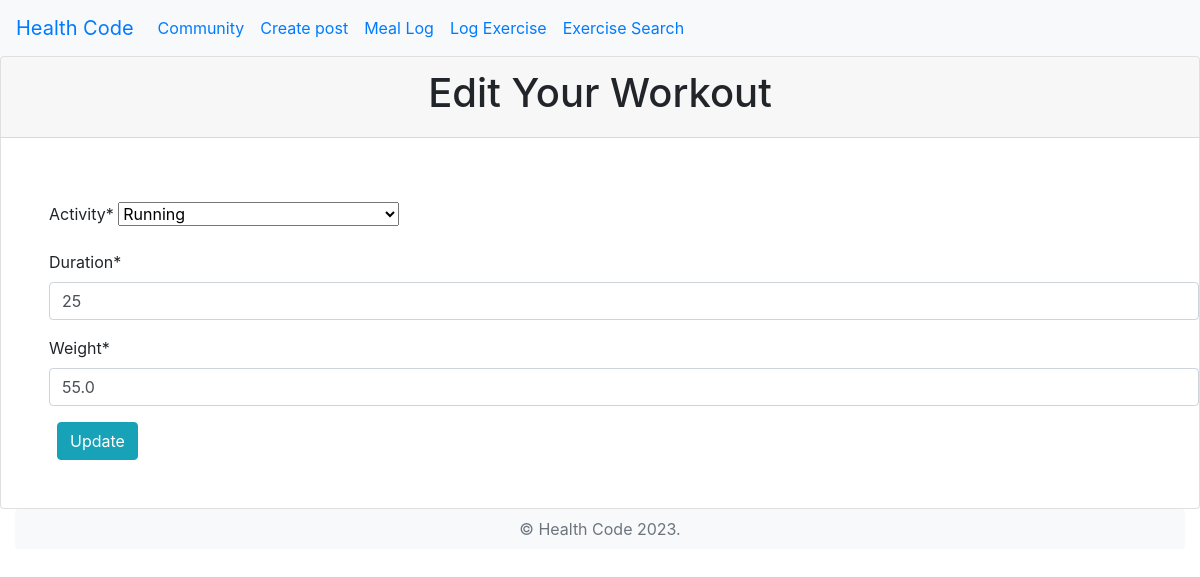
The page /calorieTracker/25/exercise_edit/ (signed in) on the database its author committed.
### calorieTracker/models.py (models this page shows, shortened)
class Exercise(models.Model):
    Activities = (
        ('running', 'Running'),
        ('jogging', 'Jogging'),
        ('walking', 'Walking'),
        ('skipping', 'Skipping'),
        ('skiing', 'Skiing'),
        ('cycling', 'Cycling'),
        ('dance', 'Dance'),
        ('squats', 'Squats'),
        ('pushups', 'Pushups'),
        ('sit ups', 'Sit ups'),
        ('pull ups', 'Pull ups'),
        ('hiking', 'Hiking'),
        ('lunges', 'Lunges'),
        ('crunches', 'Crunches'),
        ('basketball', 'Basketball'),
        ('Volleyball', 'Volleyball'),
        ('Football', 'Football'),
        ('circuit training', 'Circuit training'),
        ('tennis', 'Tennis'),
        ('boxing', 'Boxing'),
        ('Weight lifting (moderate effort)', 'Weight lifting (moderate effort)'),
        ('Weight lifting (vigorous effort)', 'Weight lifting (vigorous effort)'),
        ('Elliptical trainer (moderate effort)', 'Elliptical trainer (moderate effort)'),
        ('Elliptical trainer (vigorous effort)', 'Elliptical trainer (vigorous effort)'),
        ('Rowing machine (moderate effort)', 'Rowing machine (moderate effort)'),
        ('Rowing machine (vigorous effort)', 'Rowing machine (vigorous effort)'),
        ('Stair climbing (moderate effort)', 'Stair climbing (moderate effort)'),
        ('Stair climbing (vigorous effort)', 'Stair climbing (vigorous effort)'),
        ('Skipping (moderate effort)', 'Skipping (moderate effort)'),
        ('Skipping (vigorous effort)', 'Skipping (vigorous effort)'),
        ('Swimming (moderate effort)', 'Swimming (moderate effort)'),
        ('Rock climbing (moderate effort)', 'Rock climbing (moderate effort)'),
        ('Martial arts (e.g. karate, judo)', 'Martial arts (e.g. karate, judo)'),
        ('Aerobics (low impact)', 'Aerobics (low impact)'),
        ('Aerobics (high impact)', 'Aerobics (high impact)'),
        ('pilates', 'Pilates'),
        ('Pilates (advanced)', 'Pilates (advanced)'),
        ('yoga', 'Yoga'),
        ('Yoga (advanced)', 'Yoga (advanced)'),
        ('Tai chi', 'Tai chi'),
    )
    user = models.ForeignKey(CustomUser, on_delete=models.CASCADE, null=True)
    duration = models.IntegerField()
    weight = models.FloatField(default=0)
    date = models.DateTimeField(auto_now_add=True)
    calories_burned = models.DecimalField(max_digits=6, decimal_places=2, null=True, blank=True)
    activity = models.CharField(choices=Activities, max_length=100)
    MET_VALUES = {
        'running': 8.0,
        'jogging': 7.0,
        'walking': 3.5,
        'skipping': 12.3,
        'skiing': 7.0,
        'cycling': 6.0,
        'skiing': 7.0,
        'dance': 6.0,
        'squats': 3.5,
        'pushups': 8.0,
        'sit ups': 3.8,
        'pull ups': 8.0,
        'hiking': 5.3,
        'lunges':  6.0,
        'crunches': 3.8,
        'circuit training': 8.0,
        'Weight lifting (moderate effort)': 5.0,
        'Weight lifting (vigorous effort)': 6.0,
        'Elliptical trainer (moderate effort)': 5.0,
        'Elliptical trainer (vigorous effort)': 8.0,
        'Rowing machine (moderate effort)': 6.0,
        'Rowing machine (vigorous effort)': 8.5,
        'Stair climbing (moderate effort)': 4.5,
        'Stair climbing (vigorous effort)': 8.0,
        'Skippig (moderate effort)': 10.0,
        'Skipping (vigorous effort)': 12.3,
        'Swimming (moderate effort)': 6.0,
        'Rock climbing (moderate effort)': 5.0,
        'basketball': 6.5,
        'Volleyball': 3.0,
        'Football': 8.0,
        'tennis': 8.0,
        'boxing': 9.0,
        'Martial arts (e.g. karate, judo)': 10.0,
        'Aerobics (low impact)': 5.0,
        'Aerobics (high impact)': 7.5,
        'Pilates (advanced)': 4.0,
        'pilates': 3,
        'Yoga (advanced)': 4.0,
        'Yoga': 2.5,
        'Tai chi': 2.5,
    }
    class Meta:
        ordering = ['-date']

### calorieTracker/views.py (the view, shortened to what this page needs)
# urls.py: path("<int:pk>/exercise_edit/", ExerciseUpdateView.as_view(), name="exercise_edit"),
class ExerciseUpdateView(LoginRequiredMixin, UserPassesTestMixin, UpdateView):
    model = Exercise
    fields = ["activity", "duration", "weight"]
    template_name = 'exercise_edit.html'
    def test_func(self):
        exercise = self.get_object()
        return self.request.user == exercise.user

### calorieTracker/templates/exercise_edit.html (shortened to what this page needs)
{% load crispy_forms_tags %}
<!DOCTYPE html>
<html lang="en">
<head>
    <link rel="stylesheet" href="https://cdn.jsdelivr.net/npm/bootstrap@4.0.0/dist/css/bootstrap.min.css"
>
</head>
<body>
    <nav class="navbar bg-light navbar-expand-sm">
        <a href="{% url 'home' %}" class="navbar-brand">Health Code</a>
        <ul class="navbar-nav">
            <li class="nav-item ">
                <a class="nav-link" href="{% url 'community:community_list' %}">Community</a>
            </li>
            {% if user.is_authenticated %}
            <li class="nav-item ">
                <a class="nav-link" href="{% url 'community:community' %}">Create post</a>
            </li>
            <li class="nav-item ">
                <a class="nav-link" href="{% url 'calorieTracker:meal' %}">Meal Log</a>
            </li>
            <li class="nav-item ">
                <a class="nav-link" href="{% url 'calorieTracker:exercise_list' %}">Log Exercise</a>
            </li>
            {% else %}
            <p class="login mt-2">You are currently not logged in</p>
            <a href="{% url 'calorieTracker:signin' %}" class="login mt-2 ml-1"> Login</a>
            <a href="{% url 'calorieTracker:signup' %}" class="login mt-2 ml-1">| or sign up now</a>
            {% endif %}
            <li class="nav-item ">
                <a class="nav-link" href="{% url 'calorieTracker:muscle_search' %}">Exercise Search</a>
            </li>
        </ul>
    </nav>
    <div class="card">
        <div class="card-header">
            <h1 class="text-center">Edit Your Workout</h1>
          </div>
        <div class="class-body mt-5 mb-5 ml-5">
            <form action="" method="post">{% csrf_token %}
                <p>{{ form | crispy }}</p>
                <button class="btn btn-info ml-2" type="submit">Update</button>
            </form>
        </div>
    </div>
    <div class="container-fluid">
        <footer class="rounded bg-light">
            <p class="text-center text-secondary py-2">&copy; Health Code 2023.</p>
        </footer>
    </div>
</body>
</html>

### rows shown on the page
Exercise: activity "Running", duration "25", weight "55.0"
